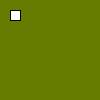
Frame 1 (no input)
Frame 60 (the mouse pressed at the canvas centre just before this capture): identical to frame 1, image omitted
Frame 120 (the mouse held since frame 60 and released just before this capture): identical to frame 1, image omitted

The Processing sketch that drew this single still picture (run headless with seeded random() and noise(); from frame 60 on, the mouse is pressed at the canvas centre):

// Processing sketch: RGB
// ── RGB.pde
void setup(){
  background(100,125,0);
  rect(10,10,10,10);
  frameRate(5);
}

void draw(){
  int i = 0;
  print(hex(get(i,i)) + " ");
  print(red(get(i,i))  + " ");
  print(blue(get(i,i))  + " ");
  print(green(get(i,i))  + " ");
  print("\n");
  //background();
  i+=10;

}
